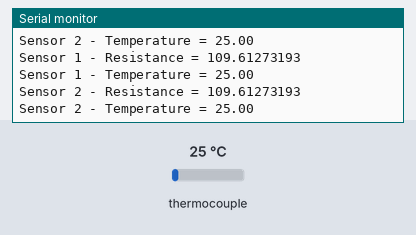
Simulated run of this sketch. Board: ESP32. On the bench: the last lines printed to the serial monitor. Inputs (shaded band) come from the test bench; at power-on: thermocouple 25 °C.

Above: at 1.2 s.
1.3 s: thermocouple set to 6 °C
At 2.6 s:
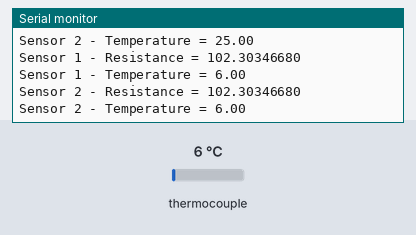
2.8 s: thermocouple set to 75 °C
At 3.8 s:
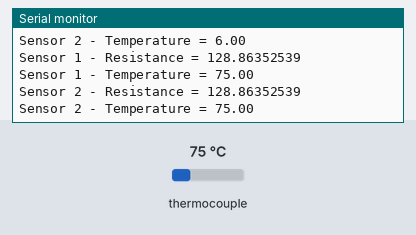
Timing chart, 0 to 5.8 s (numbered marks = the images above; inputs shaded):
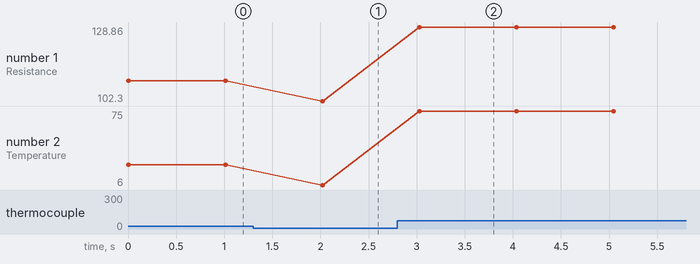

The sketch:

two_pt100_3.ino
```cpp
#include <Adafruit_MAX31865.h>
#include <SPI.h>

// Define SPI pins for ESP32
#define MAX_MISO 19  // MISO
#define MAX_MOSI 23  // MOSI
#define MAX_SCK  18  // SCK
#define MAX_CS1  5   // CS for first MAX31865
#define MAX_CS2  17  // CS for second MAX31865

// Create two sensor objects with different CS pins
Adafruit_MAX31865 thermo1 = Adafruit_MAX31865(MAX_CS1);
Adafruit_MAX31865 thermo2 = Adafruit_MAX31865(MAX_CS2);

// The value of the Rref resistor. Use 430.0 for PT100
#define RREF      430.0
#define RNOMINAL  100.0

void setup() {
  Serial.begin(115200);
  Serial.println("Adafruit MAX31865 Dual PT100 Sensor Test on ESP32");

  SPI.begin(MAX_SCK, MAX_MISO, MAX_MOSI);  // Shared SPI bus

  thermo1.begin(MAX31865_3WIRE);  // Configure first sensor (3-wire, adjust if needed)
  thermo2.begin(MAX31865_3WIRE);  // Configure second sensor
}

void readSensor(Adafruit_MAX31865 &sensor, const char* label) {
  uint16_t rtd = sensor.readRTD();
  float ratio = (float)rtd / 32768.0;
  float resistance = RREF * ratio;
  float temperature = sensor.temperature(RNOMINAL, RREF);

  Serial.print(label); Serial.print(" - Resistance = ");
  Serial.println(resistance, 8);
  Serial.print(label); Serial.print(" - Temperature = ");
  Serial.println(temperature);

  // Check and print faults
  uint8_t fault = sensor.readFault();
  if (fault) {
    Serial.print(label); Serial.print(" - Fault 0x"); Serial.println(fault, HEX);
    if (fault & MAX31865_FAULT_HIGHTHRESH) {
      Serial.println("RTD High Threshold");
    }
    if (fault & MAX31865_FAULT_LOWTHRESH) {
      Serial.println("RTD Low Threshold");
    }
    if (fault & MAX31865_FAULT_REFINLOW) {
      Serial.println("REFIN- > 0.85 x Bias");
    }
    if (fault & MAX31865_FAULT_REFINHIGH) {
      Serial.println("REFIN- < 0.85 x Bias - FORCE- open");
    }
    if (fault & MAX31865_FAULT_RTDINLOW) {
      Serial.println("RTDIN- < 0.85 x Bias - FORCE- open");
    }
    if (fault & MAX31865_FAULT_OVUV) {
      Serial.println("Under/Over voltage");
    }
    sensor.clearFault();
  }
  Serial.println();
}

void loop() {
  readSensor(thermo1, "Sensor 1");
  readSensor(thermo2, "Sensor 2");
  delay(1000);
}
```

Measured:
- after the input at 1.3 s, the serial monitor: prints a new line after 0.72 s (image 1)
- after the input at 2.8 s, the serial monitor: prints a new line after 0.23 s (image 2)
- plotted number 1: 109.61 → 102.3 after the input at 1.3 s, 102.3 → 128.86 after the input at 2.8 s
- plotted number 2: 25 → 6 after the input at 1.3 s, 6 → 75 after the input at 2.8 s
